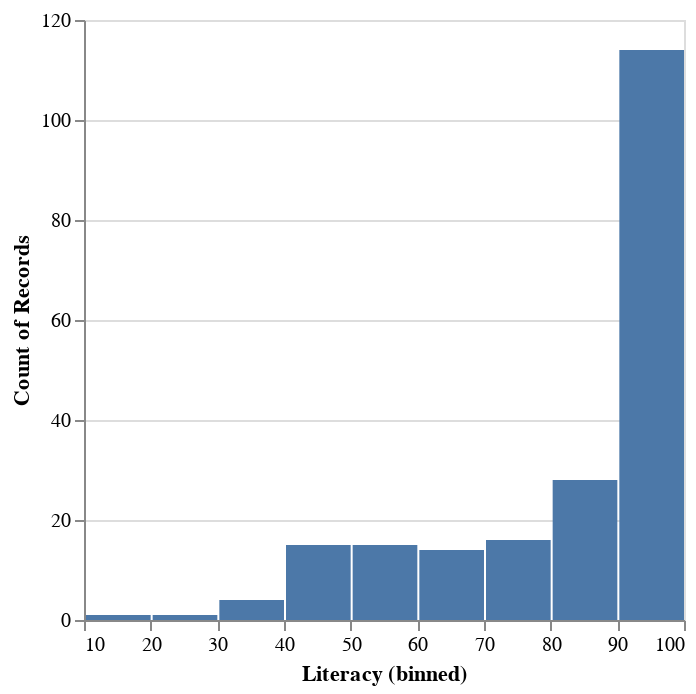

Notebook cell for this chart:
### Code cell
Chart(wd).mark_bar().encode(x=X('Literacy', bin=True), y='count()')

### Figure 1 — Vega-Lite specification as saved in the notebook (floating-point values rounded to 4 significant figures; data arrays with more than 128 entries replaced by an {"elided": "..."} marker saying what was removed)
{"config": {"view": {"continuousWidth": 300, "continuousHeight": 300}}, "data": {"name": "data-3457a06170358b4bac31e572badf9c5d"}, "mark": {"type": "bar"}, "encoding": {"x": {"bin": true, "field": "Literacy", "type": "quantitative"}, "y": {"aggregate": "count", "type": "quantitative"}}, "$schema": "https://vega.github.io/schema/vega-lite/v5.20.1.json", "datasets": {"data-3457a06170358b4bac31e572badf9c5d": {"elided": "224 records"}}}
